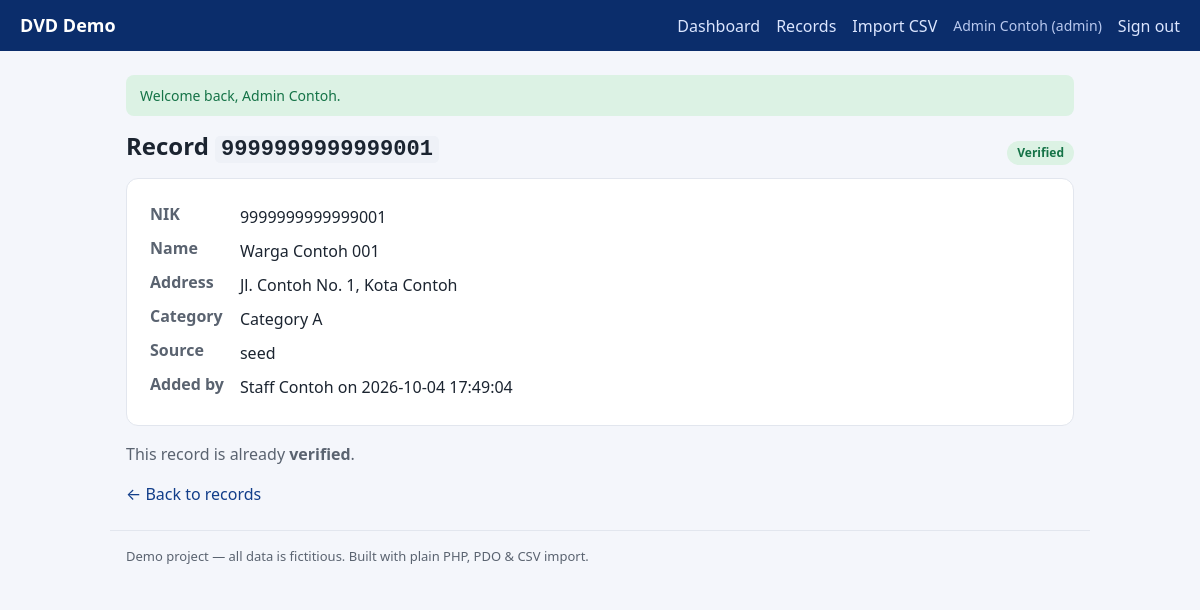
Page /records/show?id=1 (signed in) on the committed database.
### tables this page shows
CREATE TABLE IF NOT EXISTS records (
    id          INT UNSIGNED NOT NULL AUTO_INCREMENT,
    nik         CHAR(16)     NOT NULL,
    full_name   VARCHAR(160) NOT NULL,
    address     VARCHAR(255) DEFAULT NULL,
    category    VARCHAR(60)  DEFAULT NULL,
    status      ENUM('pending','verified','rejected') NOT NULL DEFAULT 'pending',
    source      VARCHAR(120) DEFAULT NULL,
    note        VARCHAR(500) DEFAULT NULL,
    created_by  INT UNSIGNED NOT NULL,
    verified_by INT UNSIGNED DEFAULT NULL,
    verified_at DATETIME     DEFAULT NULL,
    created_at  DATETIME     NOT NULL DEFAULT CURRENT_TIMESTAMP,
    updated_at  DATETIME     NOT NULL DEFAULT CURRENT_TIMESTAMP ON UPDATE CURRENT_TIMESTAMP,
    PRIMARY KEY (id),
    UNIQUE KEY uq_records_nik (nik),
    KEY idx_records_status (status),
    CONSTRAINT fk_records_user FOREIGN KEY (created_by) REFERENCES users (id)
);

CREATE TABLE IF NOT EXISTS users (
    id            INT UNSIGNED NOT NULL AUTO_INCREMENT,
    name          VARCHAR(120) NOT NULL,
    username      VARCHAR(60)  NOT NULL,
    password_hash VARCHAR(255) NOT NULL,
    role          ENUM('admin','verifikator','staff') NOT NULL DEFAULT 'staff',
    is_active     TINYINT(1)   NOT NULL DEFAULT 1,
    created_at    DATETIME     NOT NULL DEFAULT CURRENT_TIMESTAMP,
    PRIMARY KEY (id),
    UNIQUE KEY uq_users_username (username)
);

### src/helpers.php (called while the page is built, shortened)
<?php
function env(string $key, ?string $default = null): ?string
{
    $value = $_ENV[$key] ?? getenv($key);
    return $value;
}
function e(?string $value): string
{
    return htmlspecialchars((string) $value, ENT_QUOTES | ENT_SUBSTITUTE, 'UTF-8');
}
function take_flashes(): array
{
    $messages = $_SESSION['flash'] ?? [];
    return $messages;
}
function view(string $name, array $data = []): string
{
    $file = dirname(__DIR__) . '/views/' . $name . '.php';
    extract($data, EXTR_SKIP);
    require $file;
    return (string) ob_get_clean();
}
function status_badge(string $status): array
{
    return match ($status) {
        'pending'  => ['Pending', 'badge-amber'],
        'verified' => ['Verified', 'badge-green'],
        'rejected' => ['Rejected', 'badge-red'],
        default    => [ucfirst($status), 'badge-gray'],
    };
}

### src/Controllers/RecordController.php (called while the page is built, shortened)
<?php
final class RecordController
{
    public static function show(): string
    {
        $id = (int) ($_GET['id'] ?? 0);
        $record = Records::find($id);
        return view('records/show', ['title' => 'Record ' . $record['nik'], 'record' => $record]);
    }
}

### src/Database.php (called while the page is built, shortened)
<?php
final class Database
{
    private static ?PDO $pdo = null;
    public static function connection(): PDO
    {
        $host = env('DB_HOST', '127.0.0.1');
        $port = env('DB_PORT', '3306');
        $name = env('DB_NAME', 'dvd_demo');
        $user = env('DB_USER', 'root');
        $pass = env('DB_PASS', '');
        $dsn  = "mysql:host={$host};port={$port};dbname={$name};charset=utf8mb4";
        try {
            self::$pdo = new PDO($dsn, $user, $pass, [
                PDO::ATTR_ERRMODE            => PDO::ERRMODE_EXCEPTION,
                PDO::ATTR_DEFAULT_FETCH_MODE => PDO::FETCH_ASSOC,
                PDO::ATTR_EMULATE_PREPARES   => false,
            ]);
        } catch (PDOException $e) {
            throw new RuntimeException(
                'Database connection failed. Check .env and that MySQL/MariaDB is running.',
                0,
                $e
            );
        }
        return self::$pdo;
    }
}

### src/Records.php (called while the page is built, shortened)
<?php
final class Records
{
    public static function find(int $id): ?array
    {
        $stmt = Database::connection()->prepare(
            'SELECT r.*, u.name AS author FROM records r
               JOIN users u ON u.id = r.created_by WHERE r.id = :id LIMIT 1'
        );
        $stmt->execute([':id' => $id]);
        return $stmt->fetch() ?: null;
    }
}

### src/Auth.php (called while the page is built, shortened)
<?php
final class Auth
{
    public static function check(): bool
    {
        return isset($_SESSION['user']);
    }
    public static function role(): string
    {
        return $_SESSION['user']['role'] ?? '';
    }
    public static function can(string $permission): bool
    {
        return self::check() && Rbac::allows(self::role(), $permission);
    }
}

### src/Rbac.php (called while the page is built, shortened)
<?php
final class Rbac
{
    public static function allows(string $role, string $permission): bool
    {
        return in_array($role, self::MAP[$permission] ?? [], true);
    }
}

### views/records/show.php (the view, shortened to what this page needs)
<?php  ob_start();
[$label,$cls]=status_badge($record['status']); $id=(int)$record['id']; $csrf=\App\Csrf::field();
?>
<div class="row-between">
    <h1>Record <code><?= e($record['nik']) ?></code></h1>
    <span class="badge <?= e($cls) ?>"><?= e($label) ?></span>
</div>
<div class="card">
    <table class="meta">
        <tr><th>NIK</th><td><?= e($record['nik']) ?></td></tr>
        <tr><th>Name</th><td><?= e($record['full_name']) ?></td></tr>
        <tr><th>Address</th><td><?= e($record['address'] ?? '—') ?></td></tr>
        <tr><th>Category</th><td><?= e($record['category'] ?? '—') ?></td></tr>
        <tr><th>Source</th><td><?= e($record['source'] ?? '—') ?></td></tr>
        <tr><th>Added by</th><td><?= e($record['author']) ?> on <?= e($record['created_at']) ?></td></tr>
    </table>
</div>
<?php if ($record['status']==='pending' && (\App\Auth::can('record.verify') || \App\Auth::can('record.reject'))): ?>
<div class="actions">
    <?php if (\App\Auth::can('record.verify')): ?>
    <form method="post" action="/records/verify" class="inline">
        <?= $csrf ?><input type="hidden" name="id" value="<?= $id ?>">
        <input type="text" name="note" placeholder="Optional note" maxlength="500">
        <button class="btn btn-primary" type="submit">Verify</button>
    </form>
    <?php endif; ?>
    <?php if (\App\Auth::can('record.reject')): ?>
    <form method="post" action="/records/reject" class="inline">
        <?= $csrf ?><input type="hidden" name="id" value="<?= $id ?>">
        <input type="text" name="note" placeholder="Reason for rejection" maxlength="500">
        <button class="btn btn-danger" type="submit">Reject</button>
    </form>
    <?php endif; ?>
</div>
<?php else: ?>
    <p class="muted">This record is already <strong><?= e($record['status']) ?></strong>.</p>
<?php endif; ?>
<p><a href="/records">&larr; Back to records</a></p>
<?php $content = ob_get_clean();
echo view('layout', ['title' => $title ?? 'Record', 'content' => $content]);

### public/assets/style.css (style rules this page uses)
:root { --navy:#0b2d6b; --navy2:#123e8a; --ink:#1b2430; --muted:#5a6370; --line:#e2e6ee; --bg:#f4f6fb; --white:#fff; --green:#157347; --amber:#9a6a00; --red:#b02a37; --blue:#1159b3; --gray:#55606e; }
* { box-sizing:border-box }
body { margin:0;font-family:system-ui,-apple-system,Segoe UI,Roboto,Arial,sans-serif; color:var(--ink);background:var(--bg);line-height:1.5 }
a { color:var(--navy2);text-decoration:none }
h1 { font-size:24px;margin:0 0 12px }
.muted { color:var(--muted) }
code { background:#eef1f7;padding:1px 6px;border-radius:5px;font-size:.92em }
.row-between { display:flex;align-items:center;justify-content:space-between;gap:12px;flex-wrap:wrap }
.card { background:var(--white);border:1px solid var(--line);border-radius:12px;padding:20px;margin-bottom:16px }
.meta th { text-align:left;color:var(--muted);padding-right:14px;white-space:nowrap;vertical-align:top;font-weight:600 }
.meta td { padding:4px 0 }
.badge { display:inline-block;padding:3px 10px;border-radius:999px;font-size:12px;font-weight:700 }
.badge-green { background:#dcf2e4;color:var(--green) }

### rows in the picture
records: nik "9999999999999001", full_name "Warga Contoh 001", address "Jl. Contoh No. 1, Kota Contoh", category "Category A", source "seed", created_by.name "Staff Contoh", created_at "2026-10-04 17:49:04", status "verified"

### other values in the picture
$f['message'] "Welcome back, Admin Contoh."
$label "Verified"
